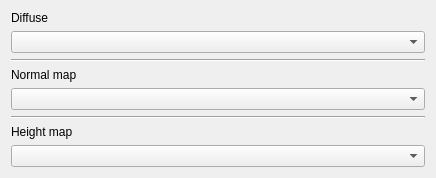
<?xml version="1.0" encoding="UTF-8"?>
<ui version="4.0">
 <class>MaterialRenderer</class>
 <widget class="QWidget" name="MaterialRenderer">
  <property name="geometry">
   <rect>
    <x>0</x>
    <y>0</y>
    <width>436</width>
    <height>175</height>
   </rect>
  </property>
  <property name="windowTitle">
   <string>Form</string>
  </property>
  <layout class="QVBoxLayout" name="verticalLayout">
   <item>
    <widget class="QLabel" name="label">
     <property name="text">
      <string>Diffuse</string>
     </property>
    </widget>
   </item>
   <item>
    <layout class="QVBoxLayout" name="verticalLayout_2">
     <item>
      <layout class="QHBoxLayout" name="horizontalLayout">
       <item>
        <widget class="QComboBox" name="DiffuseCombo"/>
       </item>
      </layout>
     </item>
    </layout>
   </item>
   <item>
    <widget class="Line" name="line">
     <property name="orientation">
      <enum>Qt::Horizontal</enum>
     </property>
    </widget>
   </item>
   <item>
    <widget class="QLabel" name="label_2">
     <property name="text">
      <string>Normal map</string>
     </property>
    </widget>
   </item>
   <item>
    <widget class="QComboBox" name="NormalCombo"/>
   </item>
   <item>
    <widget class="Line" name="line_2">
     <property name="orientation">
      <enum>Qt::Horizontal</enum>
     </property>
    </widget>
   </item>
   <item>
    <widget class="QLabel" name="label_3">
     <property name="text">
      <string>Height map</string>
     </property>
    </widget>
   </item>
   <item>
    <widget class="QComboBox" name="HeightCombo"/>
   </item>
   <item>
    <spacer name="verticalSpacer">
     <property name="orientation">
      <enum>Qt::Vertical</enum>
     </property>
     <property name="sizeHint" stdset="0">
      <size>
       <width>20</width>
       <height>40</height>
      </size>
     </property>
    </spacer>
   </item>
  </layout>
 </widget>
 <resources/>
 <connections/>
</ui>
